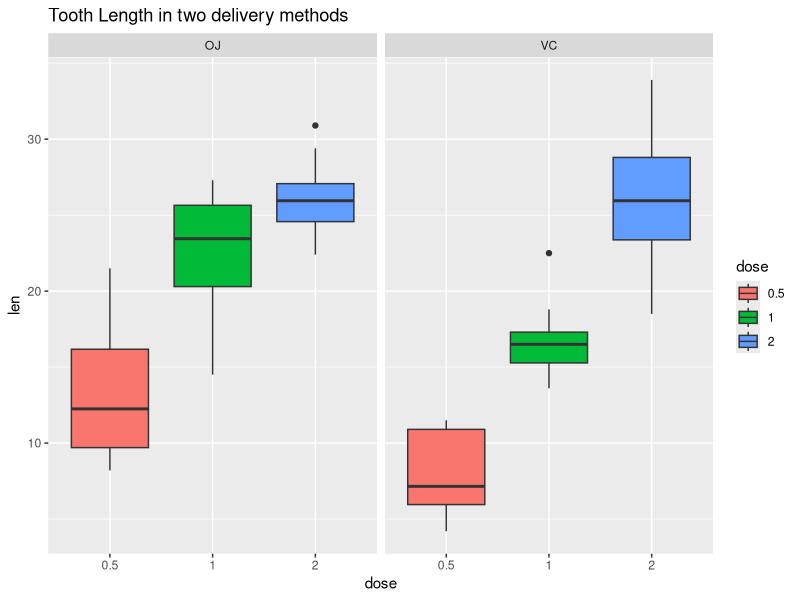

Recreate this plot in R. (Note: this script raises an error after producing the figure.)
## ---- chunk 1
knitr::opts_chunk$set(echo = TRUE)
## ---- chunk 2

#Load the data
library(datasets)
data("ToothGrowth")

## ---- chunk 3
#Five-Statistical summary of the datasets
summary(ToothGrowth)

#Change the dose variable type to factor
ToothGrowth$dose <- as.factor(ToothGrowth$dose)
## ---- chunk 4
#The graph belows shows the boxplot based on the tooth length and the vitamin C 
library(ggplot2)
g <- ggplot(ToothGrowth, mapping = aes(x = dose, y = len)) + geom_boxplot(aes(fill = dose)) + ggtitle("Length of Tooth regardless of differentiation in the methods")

#The graph below illustrates the impact on the vitamin delivery methods into guinea pig's growth tooth.  
library(ggplot2)
g <- ggplot(ToothGrowth, mapping = aes(x = dose, y = len)) + ggtitle("Tooth Length in two delivery methods") 
g + facet_grid(. ~ supp) + geom_boxplot(aes(fill = dose))
## ---- chunk 5
#First check if the variance are equal in order to confirm var.equal is FALSE or NOT
vitamin <- subset(ToothGrowth, subset = (supp == "VC"))
ascorbic <- subset(ToothGrowth, subset = (supp == "OJ"))

#variance of vitamin: 68.3 and Orange: 43.63
c(var(vitamin$len), var(ascorbic$len))


#T.test
t.test(data = ToothGrowth, len ~ supp, paired = FALSE, var.equal = FALSE)

## ---- chunk 6
new_TG <- subset(x = ToothGrowth, subset = ToothGrowth$dose %in% c(0.5, 1))

#First check if the variance are equal in order to confirm var.equal is FALSE or NOT
vitamin <- subset(new_TG, subset = (supp == "VC"))
ascorbic <- subset(new_TG, subset = (supp == "OJ"))

#variance of vitamin: 26.90303 and Orange: 40.26661
c(var(vitamin$len), var(ascorbic$len))

#T.test
t.test(data = new_TG, len ~ dose, paired = FALSE, var.equal = FALSE)
## ---- chunk 7
new_TG <- subset(x = ToothGrowth, subset = ToothGrowth$dose %in% c(0.5, 2))

#First check if the variance are equal in order to confirm var.equal is FALSE or NOT
vitamin <- subset(new_TG, subset = (supp == "VC"))
ascorbic <- subset(new_TG, subset = (supp == "OJ"))

#variance of vitamin: 37.00471 and Orange: 13.55537
c(var(vitamin$len), var(ascorbic$len))

#T.test
t.test(data = new_TG, len ~ dose, paired = FALSE, var.equal = FALSE)
## ---- chunk 8
new_TG <- subset(x = ToothGrowth, subset = ToothGrowth$dose %in% c(1, 2))

#First check if the variance are equal in order to confirm var.equal is FALSE or NOT
vitamin <- subset(new_TG, subset = (supp == "VC"))
ascorbic <- subset(new_TG, subset = (supp == "OJ"))

#variance of vitamin: 37.00471 and Orange: 13.55537
c(var(vitamin$len), var(ascorbic$len))

#T.test
t.test(data = new_TG, len ~ dose, paired = FALSE, var.equal = FALSE)
